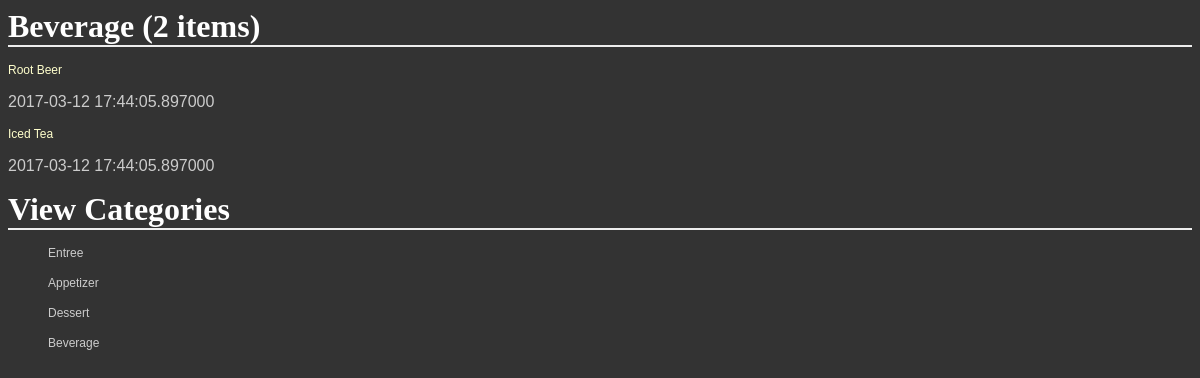
Page /catalog/Beverage on the committed database.
### database_setup.py (models this page shows, shortened)
class CatalogItem(Base):
    __tablename__ = 'catalog_item'
    id = Column(Integer, primary_key = True)
    name = Column(String(250), nullable = False)
    price = Column(String(8))
    category = Column(String(250))
    description = Column(String(250))
    dt_added = Column(DateTime, nullable = False, default = datetime.datetime.now())
    dt_modded = Column(DateTime, nullable = False, default = datetime.datetime.now(), onupdate = datetime.datetime.now())
    user_id = Column(Integer, ForeignKey('user.id'))
    user = relationship(User)

### final_project.py (the view)
@app.route('/catalog/<string:category>/items', methods = ['GET'])
@app.route('/catalog/<string:category>', methods = ['GET'])
def viewCategory(category):
    items = session.query(CatalogItem).filter_by(category = category).all()
    categories = dbfunctions.getUnique(CatalogItem.category)
    cat_name = list(k[0] for k in categories)
    return render_template('categorylist.html',
        items = items,
        category = category,
        categories = cat_name)

### dbfunctions.py (called while the page is built)
def getUnique(cls_attr):
    return session.query(cls_attr).distinct(cls_attr).all()

### templates/categorylist.html
{% extends 'base.html' %}
{% block content %}
<h1>{{ '%s (%s items)' % (category, items|length) }}</h1>
{% for i in items %}
<div>
  <p><a href="{{url_for('viewCatalogItem', category = category, item_id = i.id)}}">{{i.name}}</a></p>
  <p>{{i.dt_modded}}</p>
</div>
{% endfor %}
<h1>View Categories</h1>
<div>
  {% for cat in categories %}
  <ul>
    <a href="{{url_for('viewCategory', category = cat)}}"><p>{{cat}}</p></a>
  </ul>
  {% endfor %}
</div>
{% endblock %}

### static/styles.css (style rules this page uses)
body { font-family: sans-serif; background-image: url('img3.jpg'); background-color: #333333 }
h1, h2, h3, h4 { color: #FFFFFF; }
h1, h2 { font-family: 'Georgia', serif; margin: 0; }
h1 { border-bottom: 2px solid #eee; }
p, dd, dt { color: #CCCCCC; }
a { text-decoration: none; color:#FFFFCC; font-size: .75em; }

### rows in the picture
CatalogItem: name "Root Beer", dt_modded "2017-03-12 17:44:05.897000"
CatalogItem: name "Iced Tea", dt_modded "2017-03-12 17:44:05.897000"

### other values in the picture
{{ '%s (%s items)' % (category, items|length) }} "Beverage (2 items)"
{{ cat }} "Entree" "Appetizer" "Dessert" "Beverage"
